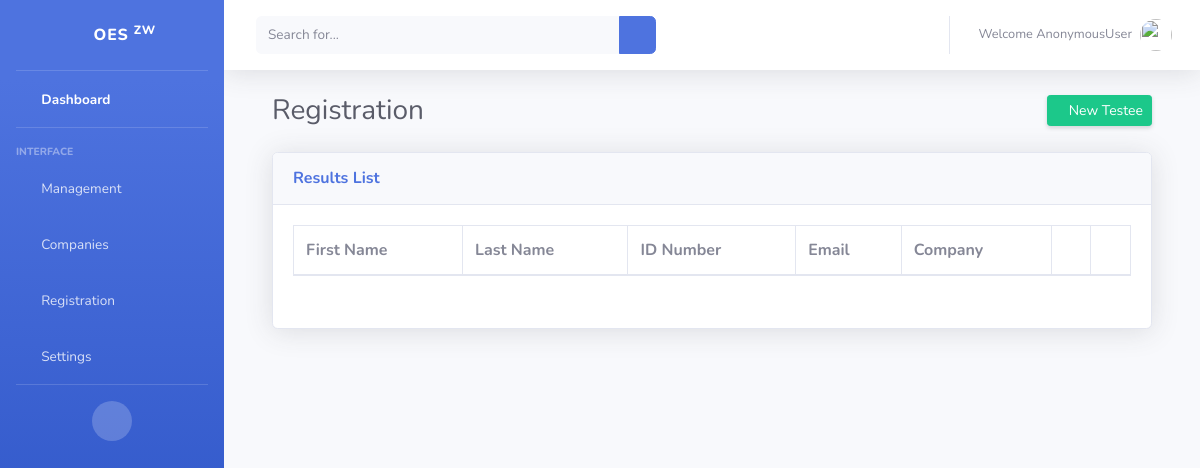
Page /registration/ on the earlier database version.
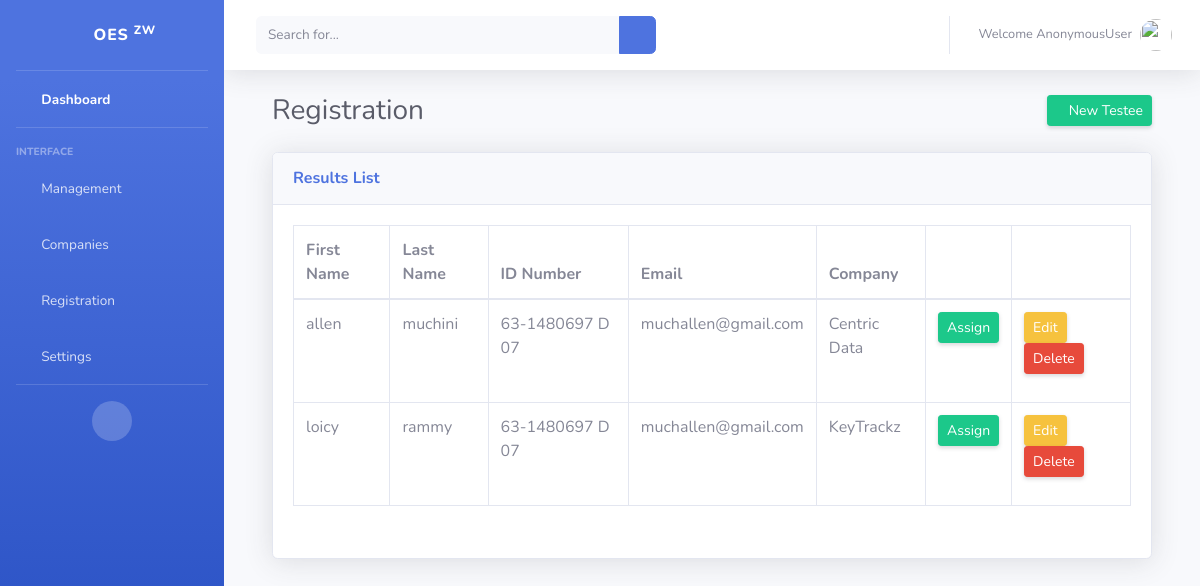
Same page on the later database version.
### registration/models.py (models this page shows)
class Testee(models.Model):
    first_name = models.CharField(max_length=200)
    last_name = models.CharField(max_length=200)
    id_number = models.CharField(max_length=200)
    email=models.EmailField(max_length=254)
    company=models.ForeignKey(companymodels.Company,default="None")

### companies/models.py (models this page shows)
class Company(models.Model):
    company_name=models.CharField(max_length=500)
    staff_name=models.CharField(max_length=200)
    staff_number= models.CharField(max_length=200)
    def __str__(self):
        return self.company_name

### registration/views.py (the view, shortened to what this page needs)
# urls.py: url(r'^registration/', include('registration.urls')),
def registration(request):
    testee = models.Testee.objects.all()
    exams = exam_models.Exam.objects.all()
    return render(request, 'registration/registration.html',{'testees':testee, 'exams':exams})

### registration/templates/registration/registration.html (shortened to what this page needs)
{%extends 'oes/base.html'%}
{% load static from staticfiles %}
{%block content%}
<div class="container">
<div class="exams">
 <div class="container-fluid">
<div class="d-sm-flex align-items-center justify-content-between mb-4">
          <div class="d-sm-flex">
          <h1 class="h3 mb-0 mr-3 text-gray-800">Registration </h1>
          </div>
          <a href="/registration/addTestee" class="d-none d-sm-inline-block btn btn-sm btn-success shadow-sm"><i class="fas fa-plus fa-sm text-white"></i> New Testee</a>
          </div>
          <div class="card shadow mb-4">
            <div class="card-header py-3">
              <h6 class="m-0 font-weight-bold text-primary">Results List</h6>
            </div>
            <div class="card-body">
              <div class="table-responsive">
                <table class="table table-bordered" id="dataTable" width="100%" cellspacing="0">
                  <thead>
                    <tr>
                      <th>First Name</th>
                      <th>Last Name</th>
                      <th>ID Number</th>
                      <th>Email</th>
                      <th>Company</th>
                      <th></th>
                       <th></th>
                    </tr>
                  </thead>
                  <tbody>
                  {%for testee in testees%}
                    <tr>
                      <td>{{testee.first_name}}</td>
                      <td>{{testee.last_name}}</td>
                      <td>{{testee.id_number}}</td>
                      <td>{{testee.email}} </td>
                      <td>{{testee.company}}</td>
                      <td><button class="btn btn-sm btn-success shadow-sm btn-email" id="{{testee.email}}" data-toggle="modal" data-target="#testSelectModal">Assign</button> </p></td>
                      <td><p><button class="btn btn-sm btn-warning shadow-sm ">Edit</button> <button class="btn btn-sm btn-danger shadow-sm">Delete</button> </p></td>
                    </tr>
                    {%endfor%}
                  </tbody>
                </table>
              </div>
            </div>
          </div>
        </div>
</div>
</div>
{% endblock %}

### templates/oes/base.html (shortened to what this page needs)
{% load static from staticfiles %}
<!DOCTYPE html>
<html lang="en">
<head>
      <link rel="stylesheet" href="{% static 'css/bootstrap.min.css'%}" />
         <link rel="stylesheet" href="{% static 'css/main.css'%}" />
      <link rel="stylesheet" href="{% static 'vendor/fontawesome-free/css/all.min.css'%}" />
      <link rel="stylesheet" href="{% static 'vendor/datatables/dataTables.bootstrap4.min.css'%}" />
</head>
    <link href="{% static 'css/sb-admin-2.min.css' %}" rel="stylesheet">
</head>
<body id="page-top">
  <div id="wrapper">
    <ul class="navbar-nav bg-gradient-primary sidebar sidebar-dark accordion" id="accordionSidebar">
      <a class="sidebar-brand d-flex align-items-center justify-content-center" href="index.html">
        <div class="sidebar-brand-icon rotate-n-15">
          <i class="fas fa-laugh-wink"></i>
        </div>
        <div class="sidebar-brand-text mx-3">OES  <sup>zw</sup></div>
      </a>
      <hr class="sidebar-divider my-0">
      <li class="nav-item active">
        <a class="nav-link" href="/">
          <i class="fas fa-fw fa-tachometer-alt"></i>
          <span>Dashboard</span></a>
      </li>
      <hr class="sidebar-divider">
      <div class="sidebar-heading">
        Interface
      </div>
      <li class="nav-item">
        <a class="nav-link collapsed" href="#" data-toggle="collapse" data-target="#collapseTwo" aria-expanded="true" aria-controls="collapseTwo">
          <i class="fas fa-fw fa-folder"></i>
          <span>Management</span>
        </a>
      </li>
      <li class="nav-item">
        <a class="nav-link" href="/companies/">
          <i class="fas fa-fw fa-building"></i>
          <span>Companies</span></a>
      </li>
      <li class="nav-item">
        <a class="nav-link" href="/registration/">
          <i class="fas fa-fw fa-users"></i>
          <span>Registration</span></a>
      </li>
      <li class="nav-item">
        <a class="nav-link collapsed" href="#" data-toggle="collapse" data-target="#collapsePages" aria-expanded="true" aria-controls="collapsePages">
          <i class="fas fa-fw fa-wrench"></i>
          <span>Settings</span>
        </a>
      </li>
      <hr class="sidebar-divider d-none d-md-block">
      <div class="text-center d-none d-md-inline">
        <button class="rounded-circle border-0" id="sidebarToggle"></button>
      </div>
    </ul>
    <div id="content-wrapper" class="d-flex flex-column">
      <div id="content">
        <nav class="navbar navbar-expand navbar-light bg-white topbar mb-4 static-top shadow">
          <form class="d-none d-sm-inline-block form-inline mr-auto ml-md-3 my-2 my-md-0 mw-100 navbar-search">
            <div class="input-group">
              <input type="text" class="form-control bg-light border-0 small" placeholder="Search for..." aria-label="Search" aria-describedby="basic-addon2">
              <div class="input-group-append">
                <button class="btn btn-primary" type="button">
                  <i class="fas fa-search fa-sm"></i>
                </button>
              </div>
            </div>
          </form>
          <ul class="navbar-nav ml-auto">
            <li class="nav-item dropdown no-arrow">
              <a class="nav-link dropdown-toggle" href="#" id="userDropdown" role="button" data-toggle="dropdown" aria-haspopup="true" aria-expanded="false">
                <span class="mr-2 d-none d-lg-inline text-gray-600 small">
                Welcome
                {%if user != None %}
                {{user}}
                {%endif%}
                </span>
                <img class="img-profile rounded-circle" src="{% static 'img/avatar.png'%}">
              </a>
            </li>
          </ul>
        </nav>
 {% block content %}
    {% endblock  %}
</body>
</html>

Differences in the rows shown:
added Testee: first_name "allen", last_name "muchini", id_number "63-1480697 D 07", email "muchallen@gmail.com", company "Centric Data"
added Testee: first_name "loicy", last_name "rammy", id_number "63-1480697 D 07", email "muchallen@gmail.com", company "KeyTrackz"
